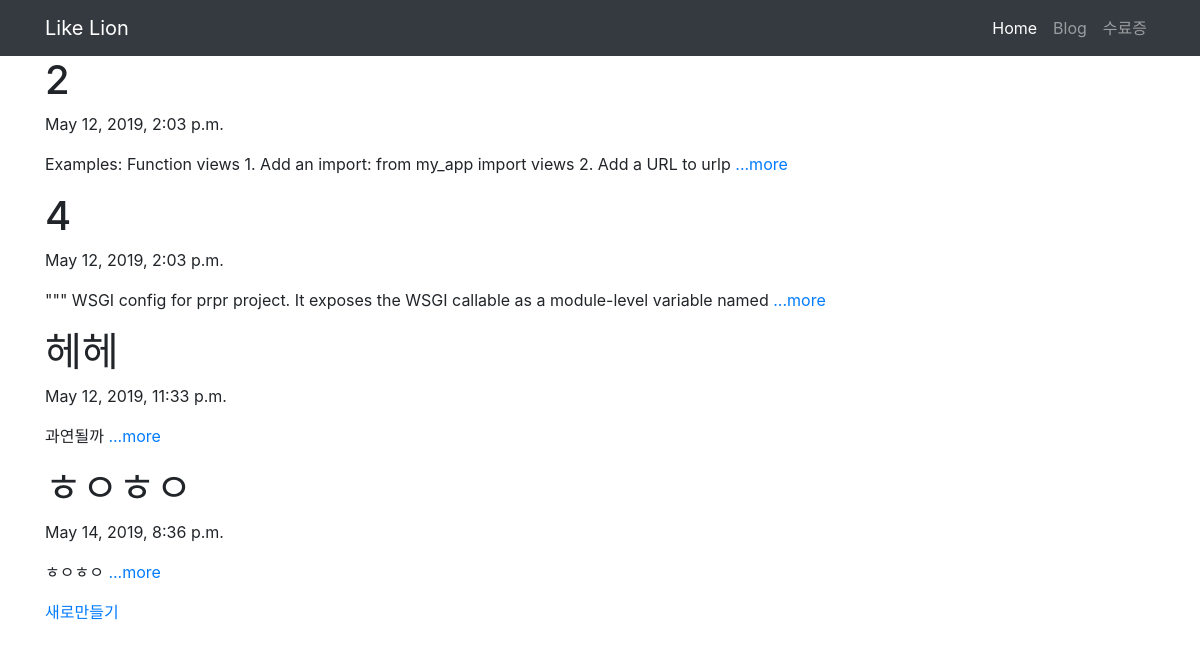
The page / on the database its author committed.
### hi/models.py (models this page shows, shortened)
class Blog(models.Model):
    title = models.CharField(max_length=200)
    pub_date = models.DateTimeField('date published')
    body = models.TextField()
    def summary(self):
        return self.body[:100]

### hi/views.py (the view)
# urls.py: 2. Add a URL to urlpatterns:  path('', views.home, name='home')
def home(request):
    blogs = Blog.objects
    return render(request, 'home.html', {'blogs' : blogs})

### hi/templates/home.html
{% extends 'base.html' %}
{% block content %}
{% for blog in blogs.all %}
<h1> {{ blog.title }}</h1>
<p> {{ blog.pub_date  }}</p>
<p> {{ blog.summary }} <a href ="{% url 'detail' blog.id %}">...more</a></p>
{% endfor %}
<a href ="{% url 'new' %}">새로만들기</a>
{% endblock %}

### prpr/templates/base.html (shortened to what this page needs)
<!DOCTYPE html>
<head>
    <link rel="stylesheet" href="https://stackpath.bootstrapcdn.com/bootstrap/4.3.1/css/bootstrap.min.css">
</head>
<body>
        <nav class="navbar navbar-expand-lg navbar-dark bg-dark">
                <div class="container">
                    <a class="navbar-brand" href="#">Like Lion</a>
                    <div class="collapse navbar-collapse" id="navbarNavAltMarkup">
                      <div class="navbar-nav ml-auto">
                        <a class="nav-item nav-link active" href="#">Home</a>
                      <a class="nav-item nav-link" href="#">Blog</a>
                      <a class="nav-item nav-link" href="#">수료증</a>
                          </div>
                  </div>
                  </div>
              </nav>
              <div class="container">
                  {% block content %}
                  {% endblock %}
              </div>
</body>
</html>
<!DOCTYPE html>
<html lang="en">
<head>
</head>
<body>
</body>
</html>
<!DOCTYPE>
<head>
</head>
<body>
</body>
</html>

### rows shown on the page
Blog: title "2", pub_date "May 12, 2019, 2:03 p.m.", summary "Examples: Function views 1. Add an import: from my_app import views 2. Add a URL to urlp"
Blog: title "4", pub_date "May 12, 2019, 2:03 p.m.", summary "\"\"\" WSGI config for prpr project. It exposes the WSGI callable as a module-level variable named"
Blog: title "헤헤", pub_date "May 12, 2019, 11:33 p.m.", summary "과연될까"
Blog: title "ㅎㅇㅎㅇ", pub_date "May 14, 2019, 8:36 p.m.", summary "ㅎㅇㅎㅇ"
